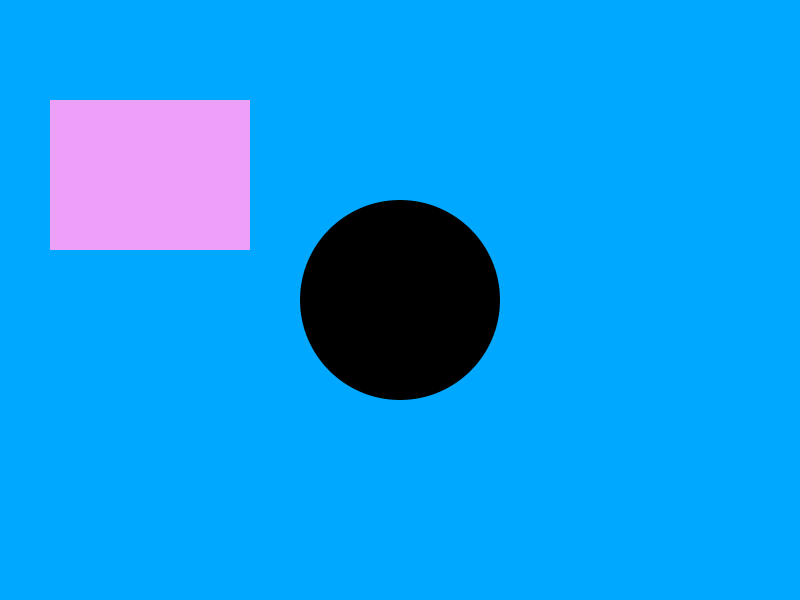
Frame 1 (no input)
Frame 60 (the mouse pressed at the canvas centre just before this capture): identical to frame 1, image omitted
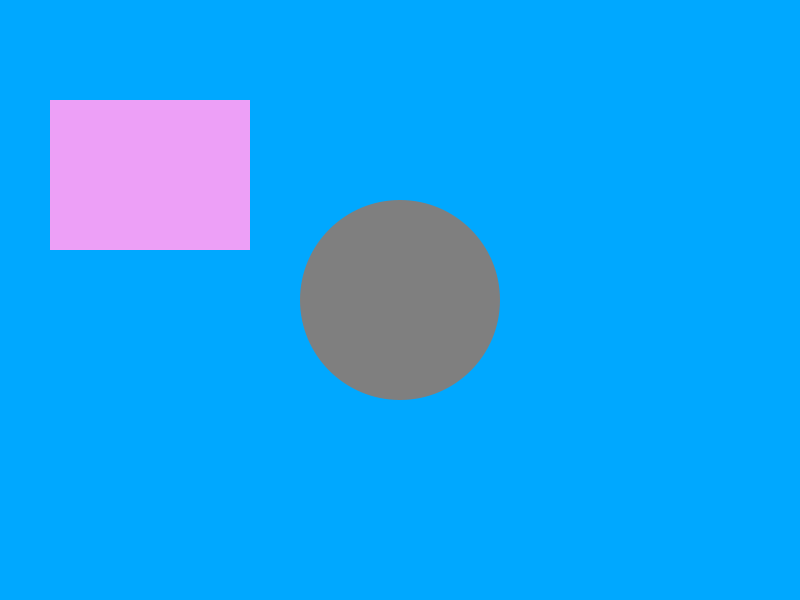
Frame 120 (the mouse held since frame 60 and released just before this capture)

The Processing sketch that drew these frames (run headless with seeded random() and noise(); from frame 60 on, the mouse is pressed at the canvas centre):

// Processing sketch: mapEllipse
// ── mapEllipse.pde
void setup() {
  size(800, 600);
    
  noStroke();
}

void draw() {
  
  background(0, 168, 255);

  fill(237, 160, 247);
  rect(50, 100, 200, 150);

  float mousePosition = mouseX;
  float ellipseFill = map(mousePosition, 0, 799, 0, 255);
  fill(ellipseFill);
  ellipse(400, 300, 200, 200);
}
